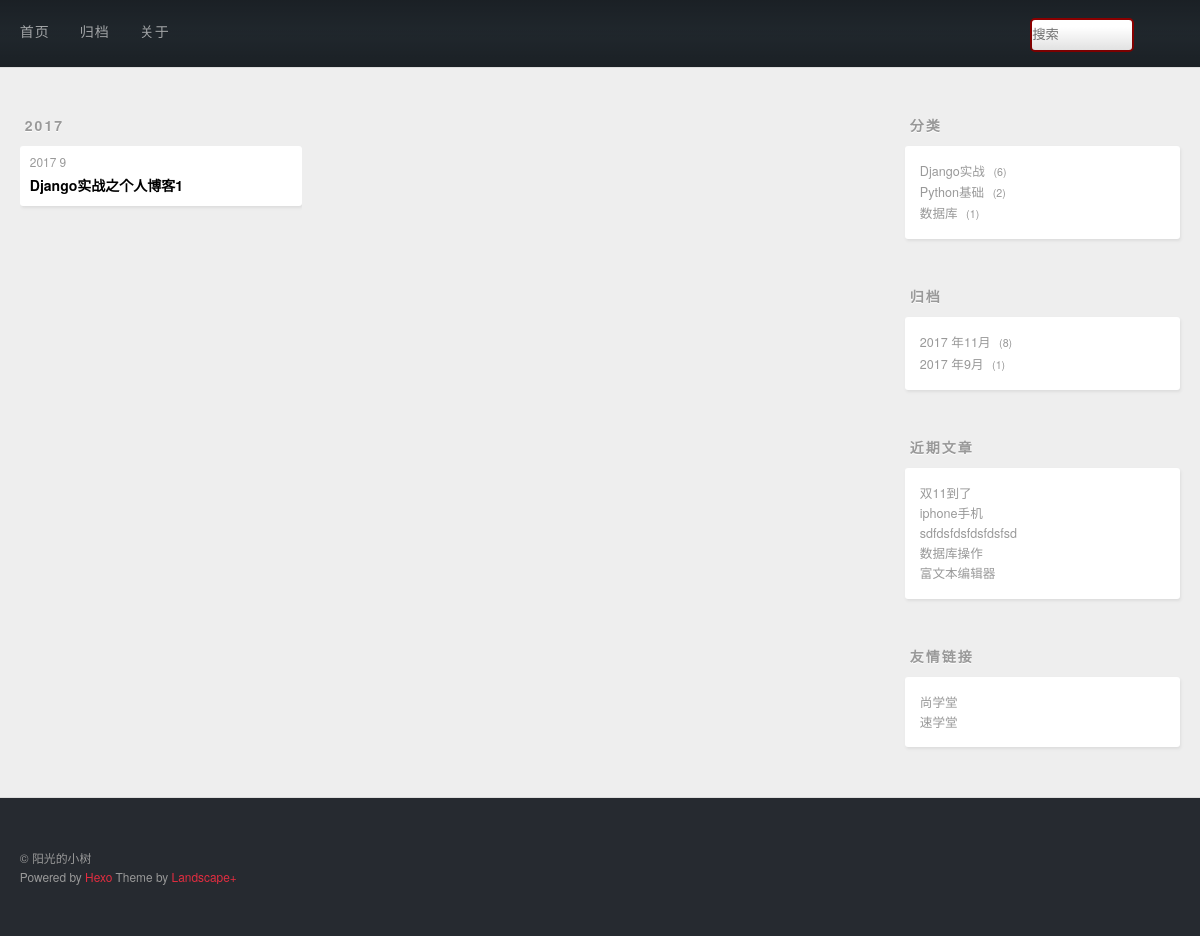
Screenshot of /archive/2017/9 with the database file from the repository.
### post/models.py (models this page shows, shortened)
class Post(models.Model):
    title = models.CharField(max_length=20)
    desc = RichTextUploadingField()
    content = models.TextField()
    created = models.DateField(auto_now_add=True)
    modified = models.DateTimeField(auto_now=True)
    category = models.ForeignKey(Category)
    tags = models.ManyToManyField(Tag)

class Category(models.Model):
    name = models.CharField(max_length=20,unique=True)

### post/views.py (the view)
# urls.py: url(r'^archive/(\d+)/(\d+)$',views.date_details_view),
def date_details_view(request,year,month):
    posts = Post.objects.filter(created__year=year,created__month=month).all()
    return render(request,'archive.html',{'posts':posts})

### post/contextprocessor.py (called while the page is built)
def slider_context_processor(request):
    context ={}
    context['category']=Post.objects.values('category','category__name').annotate(count = Count('*'))
    archive = Post.objects.values('created').order_by('-created')
    context['archive']=archive
    context['recent']=Post.objects.order_by('-created').all()[:5]
    return context

### post/templates/archive.html (shortened to what this page needs)
{% extends 'base.html' %}
{% block main %}
    <div class="archives-wrap">
    {% regroup posts by created.year as year_group %}
    {% for year in year_group %}
        <div class="archive-year-wrap">
          <span class="archive-year">{{ year.grouper }}</span>
        </div>
        <div class="archives">
        {% for post in year.list %}
             <article class="archive-article archive-type-post">
  <div class="archive-article-inner">
    <header class="archive-article-header">
      <a href="#" class="archive-article-date">
  <time>{{post.created.year }} {{ post.created.month }}</time>
</a>
    <h1 itemprop="name">
      <a class="archive-article-title" target="_blank" href="/post/details/{{ post.id }}">{{ post.title }}</a>
    </h1>
    </header>
  </div>
</article>
        {% endfor %}
        </div>
    {% endfor %}
    </div>
{% endblock main %}

### templates/slider.html
<aside id="sidebar">
  <div class="widget-wrap">
    <h3 class="widget-title">分类</h3>
    <div class="widget">
      <ul class="category-list">
          {% for cate in category %}
              <li class="category-list-item">
              <a class="category-list-link" href="/category/{{ cate.category }}">{{ cate.category__name }}</a>
              <span class="category-list-count">{{ cate.count }}</span>
          </li>
          {% endfor cate %}
      </ul>
      </div>
  </div>
  <div class="widget-wrap">
    <h3 class="widget-title">归档</h3>
    <div class="widget">
      <ul class="archive-list">
           {% regroup archive by created.year as year_group  %}
          {% for year in year_group %}
              {%  regroup year.list by created.month  as month_group %}
                  {% for month in month_group %}
          <li class="archive-list-item">
                      <a class="archive-list-link" href="/archive/{{ year.grouper }}/{{month.grouper}}">{{ year.grouper  }} 年{{ month.grouper }}月</a>
              <span class="archive-list-count">{{ month.list|length }}</span>
          </li>{% endfor  %}
       {% endfor %}
      </ul>
    </div>
  </div>
  <div class="widget-wrap">
    <h3 class="widget-title">近期文章</h3>
    <div class="widget">
      <ul>
         {% for p in recent %}
              <li>
            <a href="/post/details/{{ p.id }}" target="_blank">{{ p.title }}</a>
          </li>
          {% endfor %}
      </ul>
    </div>
  </div>
  <div class="widget-wrap">
    <h3 class="widget-title">友情链接</h3>
    <div class="widget">
      <ul>
          <li>
            <a href="http://www.bjsxt.com/" target="_blank">尚学堂</a>
          </li>
          <li>
            <a href="http://www.sxt.cn/" target="_blank">速学堂</a>
          </li>
      </ul>
    </div>
  </div>
</aside>

### staticfile/css/style.css (style rules this page uses)
body { zoom: 1; width: 100%; }
body:before, body:after { content: ""; display: table; }
body:after { clear: both; }
html, body, div, span, applet, object, iframe, h1, h2, h3, h4, h5, h6, p, blockquote, pre, a, abbr, acronym, address, big, cite, code, del, dfn, em, img, ins, kbd, q, s, samp, small, strike, strong, sub, sup, tt, var, dl, dt, dd, ol, ul, li, fieldset, form, label, legend, table, caption, tbody, tfoot, thead, tr, th, td { margin: 0; padding: 0; border: 0; outline: 0; font-weight: inherit; font-style: inherit; font-family: inherit; font-size: 100%; vertical-align: baseline; }
body { line-height: 1; color: #000; background: #fff; }
ol, ul { list-style: none; }
html, body, #container { height: 100%; }
body { background: #eee; font: 14px/1.6em "微软雅黑", "Microsoft Yahei", "Droid Sans", Helvetica Neue, Helvetica, Arial, sans-serif; -webkit-text-size-adjust: 100%; }
.article-date, .article-category-link, .archive-year, .widget-title { text-decoration: none; text-transform: uppercase; letter-spacing: 2px; color: #999; margin-bottom: 1em; margin-left: 5px; line-height: 1em; text-shadow: 0 1px #fff; font-weight: bold; }
.article-inner, .archive-article-inner { background: #fff; -webkit-box-shadow: 1px 2px 3px #ddd; box-shadow: 1px 2px 3px #ddd; -webkit-border-radius: 3px; border-radius: 3px; }
.article-entry ul, .widget ul, .article-entry ol, .widget ol, .article-entry dl, .widget dl { margin: 0 20px; line-height: 1.6em; }
.article-entry ul, .widget ul { list-style: disc; }
.archives-wrap { margin: 50px 0; }
.archives { zoom: 1; }
.archives:before, .archives:after { content: ""; display: table; }
.archives:after { clear: both; }
.archive-year-wrap { margin-bottom: 1em; line-height: 1em; }
.archives { -webkit-column-gap: 10px; -moz-column-gap: 10px; column-gap: 10px; }
@media screen and (min-width: 768px) { .archives { -webkit-column-count: 3; -moz-column-count: 3; column-count: 3; } }
.archive-article { -webkit-column-break-inside: avoid; page-break-inside: avoid; overflow: hidden; break-inside: avoid-column; }
.archive-article-inner { padding: 10px; margin-bottom: 15px; }
.archive-article-title { text-decoration: none; font-weight: bold; color: #000; -webkit-transition: color 0.2s; -moz-transition: color 0.2s; -o-transition: color 0.2s; -ms-transition: color 0.2s; transition: color 0.2s; line-height: 1.6em; }
.archive-article-date { color: #999; text-decoration: none; font-size: 0.85em; line-height: 1em; margin-bottom: 0.5em; display: block; }
@media screen and (min-width: 768px) { #sidebar { display: inline; float: left; width: 23.3333333333333%; margin: 0 0.8333333333333%; } }
.widget-wrap { margin: 50px 0; }
.widget { color: #777; text-shadow: 0 1px #fff; background: #fff; -webkit-box-shadow: 1px 2px 3px #ddd; box-shadow: 1px 2px 3px #ddd; padding: 15px; -webkit-border-radius: 3px; border-radius: 3px; }
.widget a { color: #999; text-decoration: none; }
.widget { line-height: 1.6em; word-wrap: break-word; font-size: 0.9em; }
.widget ul, .widget ol { list-style: none; margin: 0; }
.category-list-count, .tag-list-count, .archive-list-count { padding-left: 5px; color: #999; font-size: 0.85em; }
.category-list-count:before, .tag-list-count:before, .archive-list-count:before { content: "("; }
.category-list-count:after, .tag-list-count:after, .archive-list-count:after { content: ")"; }

### rows the page displays
Post: created.year "2017", created.month "9", title "Django实战之个人博客1"
Category: category__name "Django实战", count "6"
Category: category__name "Python基础", count "2"
Category: category__name "数据库", count "1"
Post: title "双11到了"
Post: title "iphone手机"
Post: title "sdfdsfdsfdsfdsfsd"
Post: title "数据库操作"
Post: title "富文本编辑器"

### other values shown
{{ year.grouper }} "2017"
{{ year.grouper }} "2017" "2017"
{{ month.grouper }} "11" "9"
{{ month.list|length }} "8" "1"
